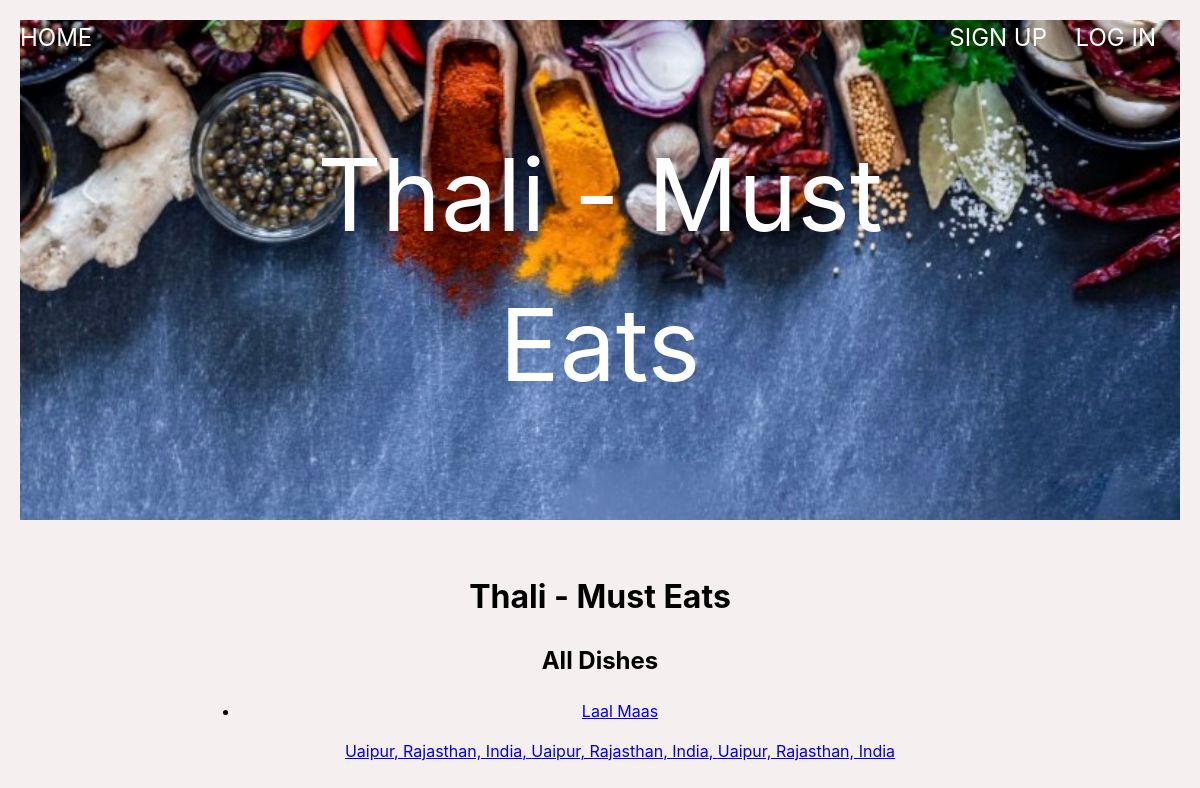
The app's page /all_dishes, older data.
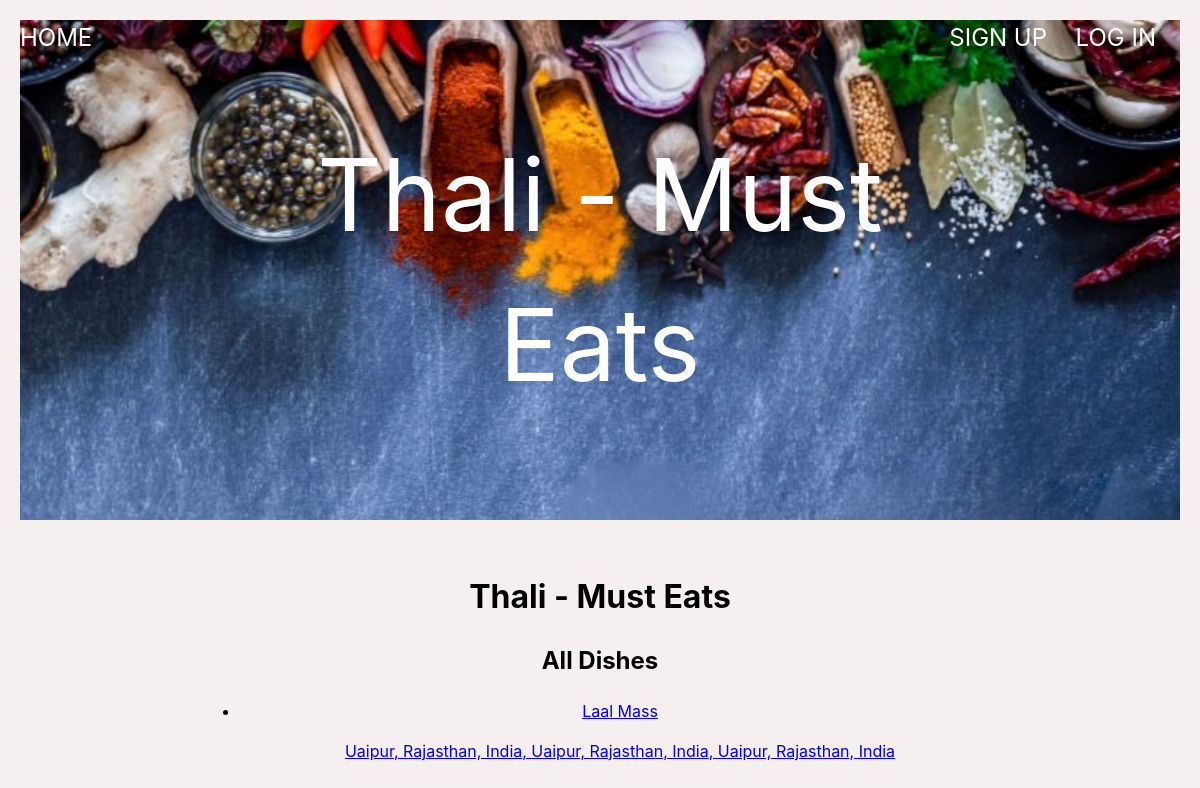
The same page, newer data.
### thali_app/models.py (models this page shows, shortened)
class Dish(db.Model):
    id = db.Column(db.Integer, primary_key=True)
    name = db.Column(db.String(80), nullable=False)
    short_desc = db.Column(db.String(250), nullable=False)
    category = db.Column(db.Enum(FoodCategory), default=FoodCategory.OTHER)
    photo_url = db.Column(URLType)
    where_to_eat = db.Column(db.String(80), nullable=False)
    rating = db.Column(db.Float, default=0)
    ratings = db.relationship('Rating', backref='dish')
    city_id = db.Column(
        db.Integer, db.ForeignKey('city.id'), nullable=False)
    city = db.relationship('City', back_populates='dishes')
    state = db.relationship('City', back_populates='dishes')
    country = db.relationship('City', back_populates='dishes')
    created_by_id = db.Column(db.Integer, db.ForeignKey('user.id'))
    created_by = db.relationship('User')
    favorites_list_dishes = db.relationship(
        'User', secondary='user_favorites_list', back_populates='favorites_list_user')
    def __repr__(self):
        return f"<{self.id}:{self.name}>"

class City(db.Model):
    id = db.Column(db.Integer, primary_key=True)
    name = db.Column(db.String(80), nullable=False)
    state = db.Column(db.String(80), nullable=False)
    region = db.Column(db.String(80), nullable=False)
    country = db.Column(db.String(80), nullable=False)
    short_desc = db.Column(db.String(500), nullable=False)
    dishes = db.relationship('Dish', back_populates='city')
    created_by_id = db.Column(db.Integer, db.ForeignKey('user.id'))
    created_by = db.relationship('User')
    def __str__(self):
        return f"{self.name}, {self.state}, {self.country}"

### thali_app/main/routes.py (the view)
@main.route('/all_dishes')
def all_dishes():
    all_dishes = Dish.query.all()
    print(all_dishes)
    return render_template('all_dishes.html', all_dishes=all_dishes)

### thali_app/templates/all_dishes.html
{% extends 'base.html' %}
{% block content %}
<h1>Thali - Must Eats</h1>
<h2>All Dishes</h2>
<ul>
{% for dish in all_dishes %}
    <li><a href="/dish/{{ dish.id }}">{{ dish.name }}
        <p>{{ dish.city }}, {{ dish.state }}, {{ dish.country }} </p>
    </li>
{% endfor %}
</ul>
{% endblock %}

Row changes from the older to the newer data that the page shows:
changed Dish "Uaipur, Rajasthan, India": name "Laal Maas" → "Laal Mass"
